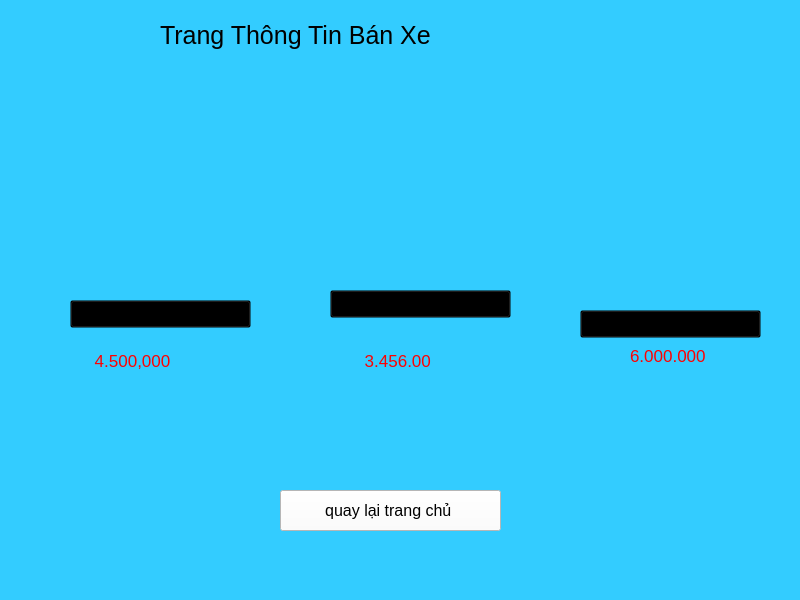
<?xml version="1.0" encoding="UTF-8"?>
<ui version="4.0">
 <class>MainWindow</class>
 <widget class="QMainWindow" name="MainWindow">
  <property name="geometry">
   <rect>
    <x>0</x>
    <y>0</y>
    <width>800</width>
    <height>600</height>
   </rect>
  </property>
  <property name="windowTitle">
   <string>MainWindow</string>
  </property>
  <property name="styleSheet">
   <string notr="true">background-color:#33CCFF;</string>
  </property>
  <widget class="QWidget" name="centralwidget">
   <widget class="QLabel" name="label">
    <property name="geometry">
     <rect>
      <x>160</x>
      <y>-20</y>
      <width>751</width>
      <height>111</height>
     </rect>
    </property>
    <property name="font">
     <font>
      <pointsize>19</pointsize>
     </font>
    </property>
    <property name="text">
     <string>Trang Thông Tin Bán Xe</string>
    </property>
   </widget>
   <widget class="QLabel" name="label_2">
    <property name="geometry">
     <rect>
      <x>590</x>
      <y>70</y>
      <width>181</width>
      <height>221</height>
     </rect>
    </property>
    <property name="text">
     <string/>
    </property>
    <property name="pixmap">
     <pixmap>../../../../Downloads/SPCK_CHUONG/images/xe3.jpg</pixmap>
    </property>
    <property name="scaledContents">
     <bool>true</bool>
    </property>
   </widget>
   <widget class="QLabel" name="label_3">
    <property name="geometry">
     <rect>
      <x>330</x>
      <y>80</y>
      <width>201</width>
      <height>201</height>
     </rect>
    </property>
    <property name="text">
     <string/>
    </property>
    <property name="pixmap">
     <pixmap>../../../../Downloads/SPCK_CHUONG/images/xe 5.jpg</pixmap>
    </property>
    <property name="scaledContents">
     <bool>true</bool>
    </property>
   </widget>
   <widget class="QLabel" name="label_4">
    <property name="geometry">
     <rect>
      <x>60</x>
      <y>80</y>
      <width>211</width>
      <height>201</height>
     </rect>
    </property>
    <property name="text">
     <string/>
    </property>
    <property name="pixmap">
     <pixmap>../../../../Downloads/SPCK_CHUONG/images/2023-xtc-800-27-5-ghi-3.jpg</pixmap>
    </property>
    <property name="scaledContents">
     <bool>true</bool>
    </property>
   </widget>
   <widget class="QLabel" name="label_6">
    <property name="geometry">
     <rect>
      <x>90</x>
      <y>340</y>
      <width>161</width>
      <height>41</height>
     </rect>
    </property>
    <property name="font">
     <font>
      <pointsize>13</pointsize>
     </font>
    </property>
    <property name="styleSheet">
     <string notr="true">color: red;</string>
    </property>
    <property name="text">
     <string> 4.500,000</string>
    </property>
   </widget>
   <widget class="QLabel" name="label_8">
    <property name="geometry">
     <rect>
      <x>360</x>
      <y>340</y>
      <width>181</width>
      <height>41</height>
     </rect>
    </property>
    <property name="font">
     <font>
      <pointsize>13</pointsize>
     </font>
    </property>
    <property name="styleSheet">
     <string notr="true">color: red;</string>
    </property>
    <property name="text">
     <string> 3.456.00</string>
    </property>
   </widget>
   <widget class="QLabel" name="label_10">
    <property name="geometry">
     <rect>
      <x>630</x>
      <y>340</y>
      <width>141</width>
      <height>31</height>
     </rect>
    </property>
    <property name="font">
     <font>
      <pointsize>13</pointsize>
     </font>
    </property>
    <property name="styleSheet">
     <string notr="true">color: red;</string>
    </property>
    <property name="text">
     <string>6.000.000</string>
    </property>
   </widget>
   <widget class="QLabel" name="label_11">
    <property name="geometry">
     <rect>
      <x>70</x>
      <y>510</y>
      <width>221</width>
      <height>71</height>
     </rect>
    </property>
    <property name="font">
     <font>
      <pointsize>15</pointsize>
     </font>
    </property>
    <property name="styleSheet">
     <string notr="true">color: red;</string>
    </property>
    <property name="text">
     <string/>
    </property>
   </widget>
   <widget class="QPushButton" name="pushButton">
    <property name="geometry">
     <rect>
      <x>280</x>
      <y>490</y>
      <width>221</width>
      <height>41</height>
     </rect>
    </property>
    <property name="font">
     <font>
      <pointsize>12</pointsize>
     </font>
    </property>
    <property name="styleSheet">
     <string notr="true">background-color: white;</string>
    </property>
    <property name="text">
     <string>quay lại trang chủ </string>
    </property>
   </widget>
   <widget class="QPushButton" name="btn_sanpham1">
    <property name="geometry">
     <rect>
      <x>70</x>
      <y>300</y>
      <width>181</width>
      <height>28</height>
     </rect>
    </property>
    <property name="font">
     <font>
      <pointsize>13</pointsize>
     </font>
    </property>
    <property name="styleSheet">
     <string notr="true">background: transparent</string>
    </property>
    <property name="text">
     <string>xe đạp đua 404</string>
    </property>
   </widget>
   <widget class="QPushButton" name="btn_sanpham2">
    <property name="geometry">
     <rect>
      <x>330</x>
      <y>290</y>
      <width>181</width>
      <height>28</height>
     </rect>
    </property>
    <property name="font">
     <font>
      <pointsize>13</pointsize>
     </font>
    </property>
    <property name="styleSheet">
     <string notr="true">background: transparent</string>
    </property>
    <property name="text">
     <string>xe đạp đua 113</string>
    </property>
   </widget>
   <widget class="QPushButton" name="btn_sanpham3">
    <property name="geometry">
     <rect>
      <x>580</x>
      <y>310</y>
      <width>181</width>
      <height>28</height>
     </rect>
    </property>
    <property name="font">
     <font>
      <pointsize>13</pointsize>
     </font>
    </property>
    <property name="styleSheet">
     <string notr="true">background: transparent</string>
    </property>
    <property name="text">
     <string>xe đạp đua 976</string>
    </property>
   </widget>
   <zorder>label_4</zorder>
   <zorder>label</zorder>
   <zorder>label_2</zorder>
   <zorder>label_3</zorder>
   <zorder>label_6</zorder>
   <zorder>label_8</zorder>
   <zorder>label_10</zorder>
   <zorder>label_11</zorder>
   <zorder>pushButton</zorder>
   <zorder>btn_sanpham1</zorder>
   <zorder>btn_sanpham2</zorder>
   <zorder>btn_sanpham3</zorder>
  </widget>
  <widget class="QMenuBar" name="menubar">
   <property name="geometry">
    <rect>
     <x>0</x>
     <y>0</y>
     <width>800</width>
     <height>26</height>
    </rect>
   </property>
  </widget>
  <widget class="QStatusBar" name="statusbar"/>
 </widget>
 <resources/>
 <connections/>
</ui>
